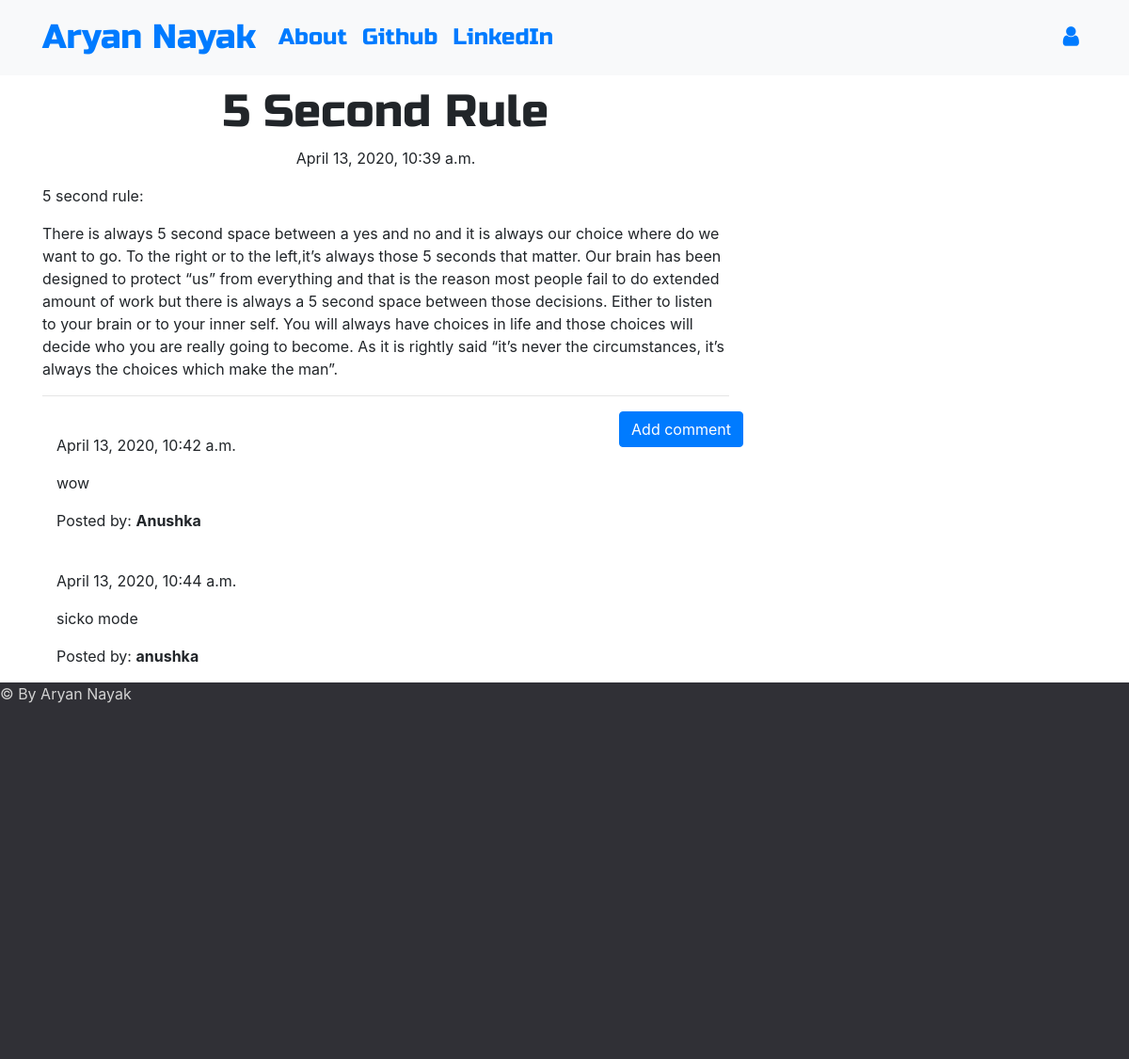
/post/1, run on the app's committed database.
### blog/models.py (models this page shows, shortened)
class Post(models.Model):
    author = models.ForeignKey('auth.User',on_delete=models.CASCADE)
    title = models.CharField(max_length=200)
    text = models.TextField()
    created_date = models.DateTimeField(default=timezone.now)
    published_date = models.DateTimeField(blank=True, null=True)

class Comment(models.Model):
    post = models.ForeignKey('blog.Post', related_name='comments',on_delete=models.CASCADE)
    author = models.CharField(max_length=200)
    text = models.TextField()
    created_date = models.DateTimeField(default=timezone.now)
    approved_comment = models.BooleanField(default=False)

### blog/views.py (the view)
# urls.py: path('post/<int:pk>', views.PostDetailView.as_view(), name='post_detail'),
class PostDetailView(DetailView):
    model = Post

### blog/templates/blog/post_detail.html (shortened to what this page needs)
{% extends 'blog/base.html' %}
{% block content %}
        <h1 class='posttitle loader'>{{ post.title }}</h1>
        {% if post.published_date %}
            <div class="date postdate">
                {{ post.published_date }}
            </div>
        {% else %}
            <a class="btn btn-outline-dark" href="{% url 'post_publish' pk=post.pk %}">Publish</a>
        {% endif %}
      <p class='postcontent' >{{ post.text|safe|linebreaksbr }}</p>
  <hr>
  <a class="btn btn-primary btn-comment" href="{% url 'add_comment_to_post' pk=post.pk %}">Add comment</a>
  <div class="container">
  {% for comment in post.comments.all %}
  <br>
      {% if user.is_authenticated or comment.approved_comment %}
              {{ comment.created_date }}
          <p>{{ comment.text|safe|linebreaks }}</p>
          <p>Posted by: <strong>{{ comment.author }}</strong></p>
      {% endif %}
  {% empty %}
      <p>No comments posted.</p>
  {% endfor %}
</div>
{% endblock %}

### blog/templates/blog/base.html (shortened to what this page needs)
<!DOCTYPE html>
{% load static %}
<html>
  <head>
    <link rel="stylesheet" href="https://stackpath.bootstrapcdn.com/bootstrap/4.1.3/css/bootstrap.min.css"
>
    <link href="https://maxcdn.bootstrapcdn.com/font-awesome/4.7.0/css/font-awesome.min.css" rel="stylesheet">
    <link rel="stylesheet" href="//cdn.jsdelivr.net/medium-editor/latest/css/medium-editor.min.css" type="text/css" media="screen" charset="utf-8">
    <link rel="stylesheet" href="{% static 'css/blog.css' %}">
  </head>
  <body class='loader'>
    <nav class="navbar navbar-expand-lg bg-light techfont">
      <div class="container">
        <div class="navbar-nav align-items-center">
          <a class="navbar-brand bigbrand" href="{% url 'post_list' %}">Aryan Nayak</a>
          <a class="nav-item nav-link" href="{% url 'about' %}">About</a>
          <a class="nav-item nav-link" href="https://www.github.com">Github</a>
          <a class="nav-item nav-link" href="https://www.linkedin.com">LinkedIn</a>
        </div>
        <div class="navbar-nav align-items-center ml-auto">
          {% if user.is_authenticated %}
            <a class="nav-item nav-link" href="{% url 'post_new' %}">New Post</a>
            <a class="nav-item nav-link" href="{% url 'post_draft_list' %}">Drafts</a>
            <a class="nav-item nav-link" href="{% url 'logout' %}">Log out</a>
            <a >Welcome: {{ user.username }}</a>
          {% else %}
            <a class="nav-item nav-link" href="{% url 'login' %}" aria-label="Login">
              <span class="fa fa-user" aria-hidden="true"></span></a>
          {% endif %}
        </div>
      </div>
    </nav>
          <div class="content container">
              <div class="row">
                  <div class="col-md-8">
                    <div class="blog_posts">
                      {% block content %}
                      {% endblock %}
                    </div>
                  </div>
              </div>
          </div>
<div class="footer">
  <div class="footer-bottom">
    &copy; By Aryan Nayak
  </div>
</div>
  </body>
</html>

### blog/static/css/blog.css (style rules this page uses)
.techfont { font-family: 'Russo One', sans-serif; font-size: 1.5em; margin-bottom: 10px; }
.postdate { text-align: center; }
.posttitle { font-family: 'Russo One', sans-serif; font-size: 3em; text-align: center; }
.postcontent { font-family: 'Montserrat'; font-size: 1.5em; }
.btn-comment { position: absolute; right: 0px; }
.bigbrand { font-size: 1.5em; }
.loader { filter:hue-rotate(0deg); color: linear-gradient(45deg,#0f8,#08f); animation:hue 5000ms infinite linear; }
.footer { background: #303036; color: #d3d3d3; height: 400px; }

### data on the page
Post: title "5 Second Rule", published_date "April 13, 2020, 10:39 a.m.", text "5 second rule: There is always 5 second space between a yes and no and it is always our choice where do we want to go. To the right or to the left,it’s always those 5 seconds that matter. Our brain has been designed to protect “us” from everything and that is the reason most people fail to do extended amount of work but there is always a 5 second space between those decisions. Either to listen to your brain or to your inner self. You will always have choices in life and those choices will decide who you are really going to become. As it is rightly said “it’s never the circumstances, it’s always the choices which make the man”."
Comment: created_date "April 13, 2020, 10:42 a.m.", text "wow", author "Anushka"
Comment: created_date "April 13, 2020, 10:44 a.m.", text "sicko mode", author "anushka"
